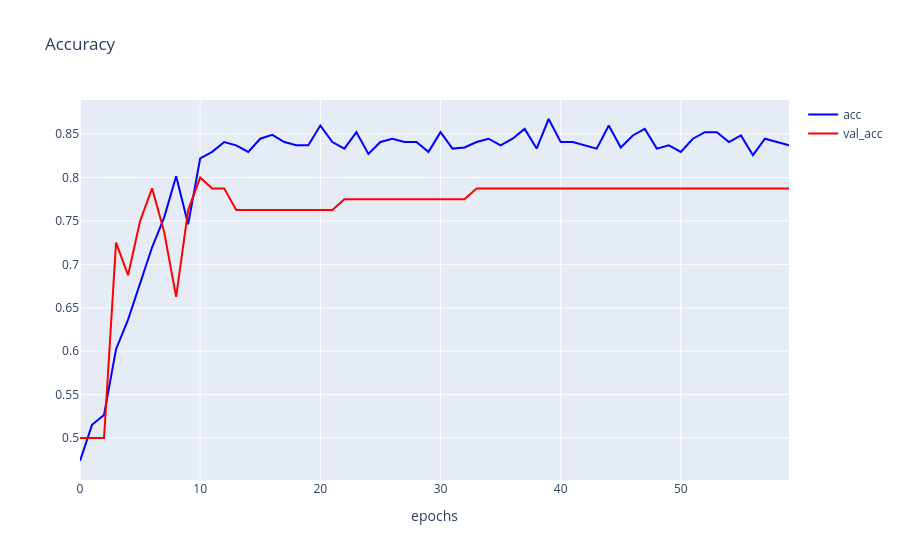

Notebook code cell kept with this figure:
### Markdown cell above
plot accuracy

### Code cell
h1 = go.Scatter(y=his.history['accuracy'], 
                    mode="lines", line=dict(
                    width=2,
                    color='blue'),
                    name="acc"
                   )
h2 = go.Scatter(y=his.history['val_accuracy'], 
                    mode="lines", line=dict(
                    width=2,
                    color='red'),
                    name="val_acc"
                   )

data = [h1,h2]
layout1 = go.Layout(title='Accuracy',
                   xaxis=dict(title='epochs'),
                   yaxis=dict(title=''))
fig1 = go.Figure(data = data, layout=layout1)
plotly.offline.iplot(fig1)

### Figure 1 — Plotly figure (JSON) as saved in the notebook; plotly's stock layout.template omitted (floating-point values rounded to 4 significant figures)
{"data": [{"line": {"color": "blue", "width": 2}, "mode": "lines", "name": "acc", "type": "scatter", "y": [0.4735, 0.5152, 0.5265, 0.6023, 0.6364, 0.678, 0.7197, 0.7538, 0.8015, 0.7462, 0.822, 0.8295, 0.8409, 0.8371, 0.8295, 0.8447, 0.8493, 0.8409, 0.8371, 0.8371, 0.8598, 0.8409, 0.8333, 0.8523, 0.8272, 0.8409, 0.8447, 0.8409, 0.8409, 0.8295, 0.8523, 0.8333, 0.8346, 0.8409, 0.8447, 0.8371, 0.8447, 0.8561, 0.8333, 0.8674, 0.8409, 0.8409, 0.8371, 0.8333, 0.8598, 0.8346, 0.8485, 0.8561, 0.8333, 0.8371, 0.8295, 0.8447, 0.8523, 0.8523, 0.8409, 0.8485, 0.8258, 0.8447, 0.8409, 0.8371]}, {"line": {"color": "red", "width": 2}, "mode": "lines", "name": "val_acc", "type": "scatter", "y": [0.5, 0.5, 0.5, 0.725, 0.6875, 0.75, 0.7875, 0.7375, 0.6625, 0.7625, 0.8, 0.7875, 0.7875, 0.7625, 0.7625, 0.7625, 0.7625, 0.7625, 0.7625, 0.7625, 0.7625, 0.7625, 0.775, 0.775, 0.775, 0.775, 0.775, 0.775, 0.775, 0.775, 0.775, 0.775, 0.775, 0.7875, 0.7875, 0.7875, 0.7875, 0.7875, 0.7875, 0.7875, 0.7875, 0.7875, 0.7875, 0.7875, 0.7875, 0.7875, 0.7875, 0.7875, 0.7875, 0.7875, 0.7875, 0.7875, 0.7875, 0.7875, 0.7875, 0.7875, 0.7875, 0.7875, 0.7875, 0.7875]}], "layout": {"title": {"text": "Accuracy"}, "xaxis": {"title": {"text": "epochs"}}, "yaxis": {"title": {"text": ""}}}}
